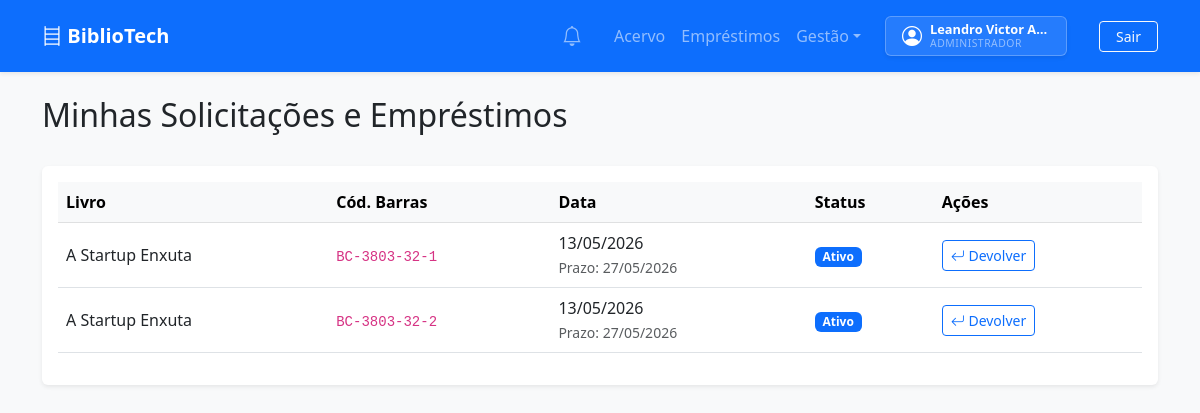
The app's page /emprestimos/ (signed in), older data.
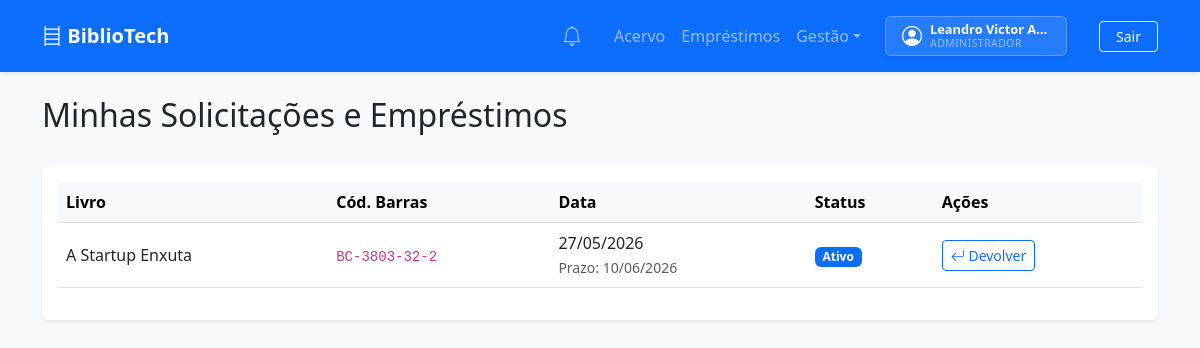
The same page, newer data.
### apps/app_usuarios/models.py (models this page shows, shortened)
class Usuario(AbstractUser):
    PAPEL_CHOICES = (
        ('usuario', 'Usuário Comum'),
        ('bibliotecario', 'Bibliotecário'),
        ('admin', 'Administrador'),
    )
    id = models.UUIDField(primary_key=True, default=uuid.uuid4, editable=False)
    nome = models.CharField(max_length=255)
    email = models.EmailField(unique=True)
    papel = models.CharField(max_length=20, choices=PAPEL_CHOICES, default='usuario')
    biblioteca = models.ForeignKey(
        'app_bibliotecas.Biblioteca',
        on_delete=models.SET_NULL,
        null=True,
        blank=True,
        related_name='usuarios',
        help_text="Obrigatório apenas para Bibliotecários. Usuários comuns podem alugar de várias bibliotecas."
    )
    criado_em = models.DateTimeField(auto_now_add=True)
    USERNAME_FIELD = 'email'
    REQUIRED_FIELDS = ['username', 'nome']
    @property
    def is_bibliotecario(self):
        return self.papel == 'bibliotecario'
    @property
    def is_admin_system(self):
        return self.papel == 'admin' or self.is_superuser

### apps/app_emprestimos/models.py (models this page shows, shortened)
class Emprestimo(models.Model):
    STATUS_CHOICES = (
        ('pendente', 'Pendente de Validação'),
        ('ativo', 'Ativo'),
        ('devolvido', 'Devolvido'),
        ('atrasado', 'Atrasado'),
    )
    id = models.UUIDField(primary_key=True, default=uuid.uuid4, editable=False)
    usuario = models.ForeignKey(
        settings.AUTH_USER_MODEL,
        on_delete=models.CASCADE,
        related_name='emprestimos'
    )
    exemplar = models.ForeignKey(
        'app_acervo.Exemplar',
        on_delete=models.CASCADE,
        related_name='historico_emprestimos'
    )
    data_emprestimo = models.DateField(default=timezone.now)
    data_prazo = models.DateField()
    data_devolucao = models.DateField(null=True, blank=True)
    status = models.CharField(max_length=20, choices=STATUS_CHOICES, default='pendente')
    class Meta:
        ordering = ['-data_emprestimo']
        verbose_name = 'Empréstimo'
        verbose_name_plural = 'Empréstimos'

### apps/app_acervo/models.py (models this page shows, shortened)
class Exemplar(models.Model):
    STATUS_CHOICES = (
        ('disponivel', 'Disponível'),
        ('emprestado', 'Emprestado'),
        ('manutencao', 'Em Manutenção'),
    )
    id = models.UUIDField(primary_key=True, default=uuid.uuid4, editable=False)
    livro = models.ForeignKey(
        Livro,
        on_delete=models.CASCADE,
        related_name='exemplares'
    )
    status = models.CharField(
        max_length=20,
        choices=STATUS_CHOICES,
        default='disponivel'
    )
    codigo_barras = models.CharField(max_length=100, unique=True)

class Livro(models.Model):
    id = models.UUIDField(primary_key=True, default=uuid.uuid4, editable=False)
    isbn = models.CharField(max_length=13, unique=True)
    titulo = models.CharField(max_length=255)
    autor = models.CharField(max_length=255)
    categoria = models.CharField(max_length=100)
    biblioteca = models.ForeignKey(
        'app_bibliotecas.Biblioteca',
        on_delete=models.CASCADE,
        related_name='livros'
    )

### apps/app_emprestimos/views.py (the view)
# urls.py: path('', views.lista_emprestimos, name='lista_emprestimos'),
@login_required
def lista_emprestimos(request):
    if request.user.is_bibliotecario or request.user.is_admin_system:
        q = Emprestimo.objects.filter(status__in=['pendente', 'ativo'])
        if not request.user.is_admin_system:
            q = q.filter(exemplar__livro__biblioteca=request.user.biblioteca)
    else:
        q = Emprestimo.objects.filter(usuario=request.user)
    return render(request, 'emprestimos/lista.html', {'emprestimos': q, 'today': timezone.now().date()})

### apps/app_notificacoes/context_processors.py (called while the page is built)
def notificacoes_context(request):
    if request.user.is_authenticated:
        count = Notificacao.objects.filter(usuario=request.user, lida=False).count()
        return {'notificacoes_nao_lidas': count}
    return {'notificacoes_nao_lidas': 0}

### apps/app_notificacoes/services.py (called while the page is built, shortened)
def verificar_prazos(usuario):
    from django.apps import apps
    if not apps.is_installed('app_emprestimos'):
        return
    from app_emprestimos.models import Emprestimo
    hoje = timezone.now().date()
    emprestimos = Emprestimo.objects.filter(usuario=usuario, status='ativo')

### templates/emprestimos/lista.html (shortened to what this page needs)
{% extends 'base.html' %}
{% block content %}
<div class="d-flex justify-content-between align-items-center mb-4">
    <h2>{% if user.is_bibliotecario %}Gerenciar Empréstimos e Pedidos{% else %}Minhas Solicitações e Empréstimos{% endif %}</h2>
</div>
<div class="card shadow-sm border-0">
    <div class="card-body">
        <div class="table-responsive">
            <table class="table table-hover align-middle">
                <thead class="table-light">
                    <tr>
                        <th>Livro</th>
                        <th>Cód. Barras</th>
                        <th>Data</th>
                        <th>Status</th>
                        <th>Ações</th>
                    </tr>
                </thead>
                <tbody>
                    {% for emprestimo in emprestimos %}
                    <tr>
                        <td>{{ emprestimo.exemplar.livro.titulo }}</td>
                        <td><code>{{ emprestimo.exemplar.codigo_barras }}</code></td>
                        <td>
                            {% if emprestimo.status == 'pendente' %}
                                <small>Pedido em: {{ emprestimo.data_emprestimo|date:"d/m/Y" }}</small>
                            {% else %}
                                {{ emprestimo.data_emprestimo|date:"d/m/Y" }}<br>
                                <small class="text-muted">Prazo: {{ emprestimo.data_prazo|date:"d/m/Y" }}</small>
                            {% endif %}
                        </td>
                        <td>
                            <span class="badge
                                {% if emprestimo.status == 'pendente' %}bg-warning text-dark
                                {% elif emprestimo.status == 'ativo' %}bg-primary
                                {% elif emprestimo.status == 'devolvido' %}bg-success
                                {% else %}bg-danger{% endif %}">
                                {{ emprestimo.get_status_display }}
                            </span>
                        </td>
                        <td>
                            {% if user.is_bibliotecario or user.is_admin_system %}
                                {% if emprestimo.status == 'pendente' %}
                                    <form action="{% url 'validar_emprestimo' emprestimo.id %}" method="post" class="d-inline">
                                        {% csrf_token %}
                                        <button type="submit" name="acao" value="aprovar" class="btn btn-sm btn-success">
                                            <i class="bi bi-check-lg"></i> Validar
                                        </button>
                                        <button type="submit" name="acao" value="rejeitar" class="btn btn-sm btn-outline-danger">
                                            <i class="bi bi-x-lg"></i> Rejeitar
                                        </button>
                                    </form>
                                {% elif emprestimo.status == 'ativo' %}
                                    <form action="{% url 'registrar_devolucao' emprestimo.id %}" method="post" class="d-inline">
                                        <button type="submit" class="btn btn-sm btn-outline-primary">
                                            <i class="bi bi-arrow-return-left"></i> Devolver
                                        </button>
                                    </form>
                                {% endif %}
                            {% else %}
                                {% if emprestimo.status == 'pendente' %}
                                    <span class="text-muted small">Aguardando bibliotecário...</span>
                                {% elif emprestimo.status == 'ativo' %}
                                    <span class="text-primary small">Em posse do livro</span>
                                {% endif %}
                            {% endif %}
                        </td>
                    </tr>
                    {% empty %}
                    <tr>
                        <td colspan="6" class="text-center text-muted py-4">
                            Nenhuma atividade encontrada.
                        </td>
                    </tr>
                    {% endfor %}
                </tbody>
            </table>
        </div>
    </div>
</div>
{% endblock %}

### templates/base.html (shortened to what this page needs)
<!DOCTYPE html>
<html lang="pt-br">
<head>
    <link rel="stylesheet" href="https://cdn.jsdelivr.net/npm/bootstrap@5.3.0/dist/css/bootstrap.min.css">
    <link rel="stylesheet" href="https://cdn.jsdelivr.net/npm/bootstrap-icons@1.11.3/font/bootstrap-icons.min.css">
    {% load static %}
    <link rel="stylesheet" href="{% static 'usuarios/css/style.css' %}">
</head>
<body hx-headers='{"X-CSRFToken": "{{ csrf_token }}"}'>
    <nav class="navbar navbar-expand-lg navbar-dark bg-primary shadow-sm">
        <div class="container">
            <a class="navbar-brand fw-bold" href="{% url 'home' %}">
                <i class="bi bi-bookshelf"></i> BiblioTech
            </a>
            <div class="collapse navbar-collapse" id="navbarNav">
                <ul class="navbar-nav ms-auto align-items-center">
                    {% if user.is_authenticated %}
                        <li class="nav-item me-3">
                            <a class="nav-link position-relative py-1" href="{% url 'notificacoes:lista' %}">
                                <i class="bi bi-bell fs-5"></i>
                            </a>
                        </li>
                        <li class="nav-item"><a class="nav-link" href="{% url 'lista_livros' %}">Acervo</a></li>
                        <li class="nav-item"><a class="nav-link" href="{% url 'lista_emprestimos' %}">Empréstimos</a></li>
                        {% if user.is_admin_system %}
                        <li class="nav-item dropdown">
                            <a class="nav-link dropdown-toggle" href="#" role="button" data-bs-toggle="dropdown">Gestão</a>
                        </li>
                        {% endif %}
                        <a class="nav-link" href="{% url 'perfil' %}">
                            <li class="nav-item d-flex align-items-center me-3 ms-lg-2">
                                <div class="bg-white bg-opacity-10 border border-white border-opacity-25 rounded px-3 py-1 d-flex align-items-center shadow-sm" style="min-width: 160px;">
                                    <div class="me-2 text-white">
                                        <i class="bi bi-person-circle fs-5"></i>
                                    </div>
                                    <div class="lh-1">
                                        <div class="text-white small fw-bold" style="font-size: 0.8rem; white-space: nowrap; overflow: hidden; text-overflow: ellipsis; max-width: 120px;">
                                            {{ user.nome|default:user.username }}
                                        </div>
                                        <div class="text-white-50" style="font-size: 0.65rem; text-transform: uppercase; letter-spacing: 0.5px; margin-top: 2px;">
                                            {{ user.get_papel_display }}
                                        </div>
                                    </div>
                                </div>
                            </li>
                        </a>
                        <li class="nav-item ms-lg-2">
                            <form action="{% url 'logout' %}" method="post" style="display: inline;">
                                <button type="submit" class="btn btn-outline-light btn-sm px-3">Sair</button>
                            </form>
                        </li>
                    {% else %}
                        <li class="nav-item"><a class="nav-link" href="{% url 'login' %}">Login</a></li>
                        <li class="nav-item"><a class="nav-link btn btn-light btn-sm text-primary ms-lg-2 px-3" href="{% url 'registro' %}">Registrar</a></li>
                    {% endif %}
                </ul>
            </div>
        </div>
    </nav>
    <div class="container mt-4" id="main-content">
        {% block content %}{% endblock %}
    </div>
</body>
</html>

### static/usuarios/css/style.css (style rules this page uses)
body { background-color: #f8f9fa; }
.card { box-shadow: 0 4px 6px rgba(0,0,0,0.1); }
#main-content { min-height: calc(100vh - 200px); padding-bottom: 5rem; }

Row changes from the older to the newer data that the page shows:
no longer on this page (row edited): Emprestimo: exemplar.livro.titulo "A Startup Enxuta", exemplar.codigo_barras "BC-3803-32-1", data_emprestimo "13/05/2026", data_prazo "27/05/2026", status "Ativo", shows "Devolver"
no longer on this page (row edited): Emprestimo: exemplar.livro.titulo "A Startup Enxuta", exemplar.codigo_barras "BC-3803-32-2", data_emprestimo "13/05/2026", data_prazo "27/05/2026", status "Ativo", shows "Devolver"
added Emprestimo: exemplar.livro.titulo "A Startup Enxuta", exemplar.codigo_barras "BC-3803-32-2", data_emprestimo "27/05/2026", data_prazo "10/06/2026", status "Ativo", shows "Devolver"
